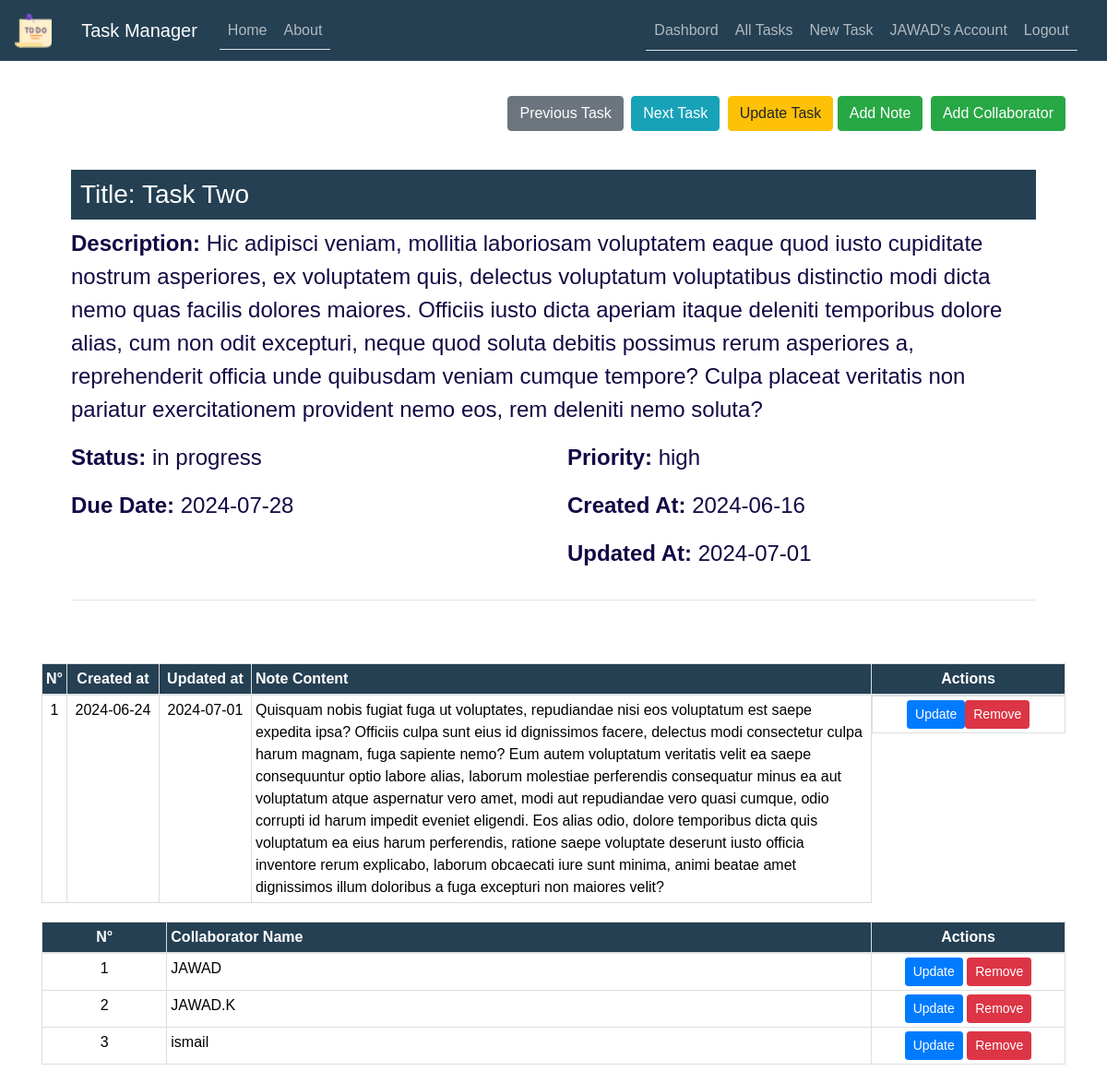
/task/25 (signed in), run on an earlier commit of the app's database.
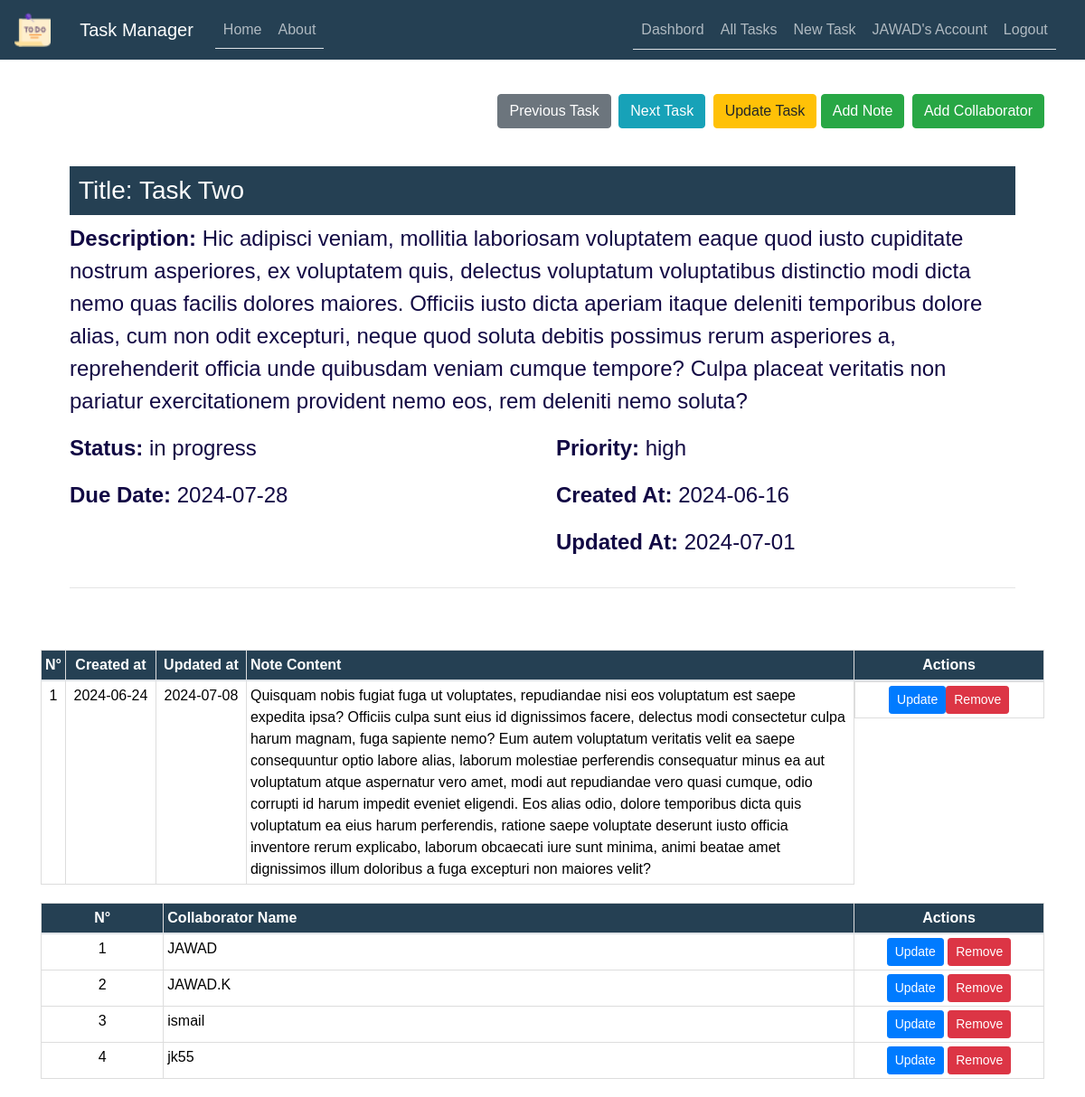
And on a later commit of the database.
### TaskManager/models.py (models this page shows, shortened)
class Note(db.Model):
    id = db.Column(db.Integer, primary_key=True)
    task_id = db.Column(db.Integer, db.ForeignKey('task.id'), nullable=False)
    content = db.Column(db.Text, nullable=False)
    created_at = db.Column(db.DateTime, default=datetime.utcnow)
    updated_at = db.Column(db.DateTime, default=datetime.utcnow, onupdate=datetime.utcnow)

class TaskCollaborator(db.Model):
    id = db.Column(db.Integer, primary_key=True)
    task_id = db.Column(db.Integer, db.ForeignKey('task.id'), nullable=False)
    user_id = db.Column(db.Integer, db.ForeignKey('user.id'), nullable=False)

class User(db.Model, UserMixin):
    id = db.Column(db.Integer, primary_key=True)
    username = db.Column(db.String(50), unique=True, nullable=False)
    email = db.Column(db.String(100), unique=True, nullable=False)
    password = db.Column(db.String(255), nullable=False)
    date_joined = db.Column(db.DateTime, default=datetime.now)
    last_login = db.Column(db.DateTime, default=datetime.now)
    tasks = db.relationship('Task', backref='user', lazy=True)
    task_collaborators = db.relationship('TaskCollaborator', backref='user', lazy=True)

### TaskManager/tasks/routes.py (the view)
@tasks.route("/task/<int:task_id>")
def task(task_id):
    if not current_user.is_authenticated:
        flash('You need to be logged in to access this page.', 'warning')
        return redirect(url_for('users.login'))
    task = Task.query.get_or_404(task_id)
    previous_task = Task.query.filter(
        Task.id < task_id, Task.user_id == current_user.id).order_by(Task.id.desc()).first()
    next_task = Task.query.filter(
        Task.id > task_id, Task.user_id == current_user.id).order_by(Task.id.asc()).first()
    return render_template('task.html',
                           title=task.title,
                           task=task,
                           previous_task=previous_task,
                           next_task=next_task)

### TaskManager/models.py (called while the page is built)
@login_manager.user_loader
def load_user(user_id):
    return User.query.get(int(user_id))

### TaskManager/templates/task.html (shortened to what this page needs)
{% extends "layout.html" %}
{% import 'macros_note.html' as macros %}
{% block content %}
<div class="float-right mt-4">
    {% if previous_task %}
    <a href="{{ url_for('tasks.task', task_id=previous_task.id) }}" class="btn btn-secondary btn-2g mr-1">
         Previous Task
    </a>
    {% endif %}
    {% if next_task %}
    <a href="{{ url_for('tasks.task', task_id=next_task.id) }}" class="btn btn-info btn-2g mr-1">
         Next Task
    </a>
    {% endif %}
    <a href="{{ url_for('tasks.update_task', task_id=task.id) }}" class="btn btn-warning btn-2g">Update Task</a>
    <a href="{{ url_for('tasks.new_note', task_id=task.id) }}" class="btn btn-success btn-2g mr-1">
         Add Note
    </a>
    <a href="{{ url_for('tasks.new_collaborator', task_id=task.id) }}" class="btn btn-success btn-2g">
         Add Collaborator
    </a>
</div>
<br>
<br>
<div class="content-section mt-4">
    <h3 style="background-color: #254053; color: #ffffff; padding: 10px;">Title: {{ task.title }}</h3>
    <div class="row">
        <div class="col-md-12">
            <p><strong>Description:</strong> {{ task.description }}</p>
        </div>
    </div>
    <div class="row">
        <div class="col-md-6">
            <p><strong>Status:</strong> {{ task.status }}</p>
        </div>
        <div class="col-md-6">
            <p><strong>Priority:</strong> {{ task.priority }}</p>
        </div>
    </div>
    <div class="row">
        <div class="col-md-6">
            <p><strong>Due Date:</strong> {{ task.due_date.strftime('%Y-%m-%d') }}</p>
        </div>
        <div class="col-md-6">
            <p><strong>Created At:</strong> {{ task.created_at.strftime('%Y-%m-%d') }}</p>
        </div>
    </div>
    <div class="row">
        <div class="col-md-6">
        </div>
        <div class="col-md-6">
            <p><strong>Updated At:</strong> {{ task.updated_at.strftime('%Y-%m-%d') }}</p>
        </div>
    </div>
    <hr>
</div>
<table class="table">
    <thead>
        <tr>
            <th scope="col" class="text-center">N°</th>
            <th scope="col" class="text-center">Created at</th>
            <th scope="col" class="text-center">Updated at</th>
            <th scope="col">Note Content</th>
            <th scope="col" class="text-center actions-column">Actions</th>
        </tr>
    </thead>
    <tbody>
        {% for note in task.notes %}
        <tr>
            <td class="text-center">{{ loop.index }}</td>
            <td class="text-center" style="width:100px;">{{ note.created_at.strftime('%Y-%m-%d') }}</td>
            <td class="text-center" style="width:100px;">{{ note.updated_at.strftime('%Y-%m-%d') }}</td>
            <td>{{ note.content }}</td>
            <td class="text-center d-flex  justify-content-center">
                <a href="{{ url_for('tasks.update_note', note_id=note.id) }}" class="btn btn-primary btn-sm">Update</a>
                <button type="button" class="btn btn-danger btn-sm" data-toggle="modal" data-target="#deleteModal{{ note.id }}">
                    Remove
                </button>
            </td>
        </tr>
        {% endfor %}
    </tbody>
</table>
<table class="table">
    <thead>
        <tr>
            <th scope="col" class="text-center">N°</th>
            <th scope="col">Collaborator Name</th>
            <th scope="col" class="text-center actions-column">Actions</th>
        </tr>
    </thead>
    <tbody>
        {% for collaborator in task.task_collaborators %}
        <tr>
            <td class="text-center">{{ loop.index }}</td>
            <td>{{ collaborator.user.username }}</td>
            <td class="text-center">
                <a href="#" class="btn btn-primary btn-sm">Update</a>
                <a href="#" class="btn btn-danger btn-sm">Remove</a>
            </td>
        </tr>
        {% endfor %}
    </tbody>
</table>
{% endblock content %}

What changed in the data, as far as the page shows it:
changed Note: updated_at "2024-07-01" → "2024-07-08"
now on this page (row edited): TaskCollaborator: user.username "jk55"
